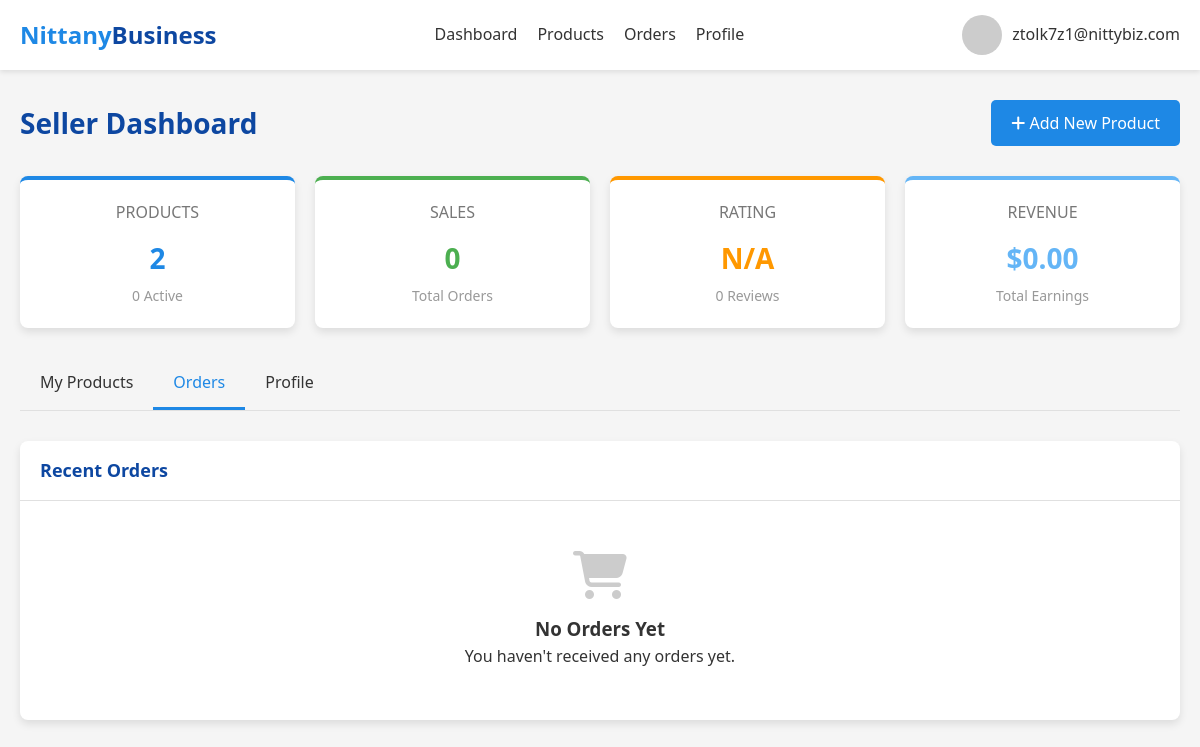
/seller_dashboard?tab=orders (signed in), run on an earlier commit of the app's database.
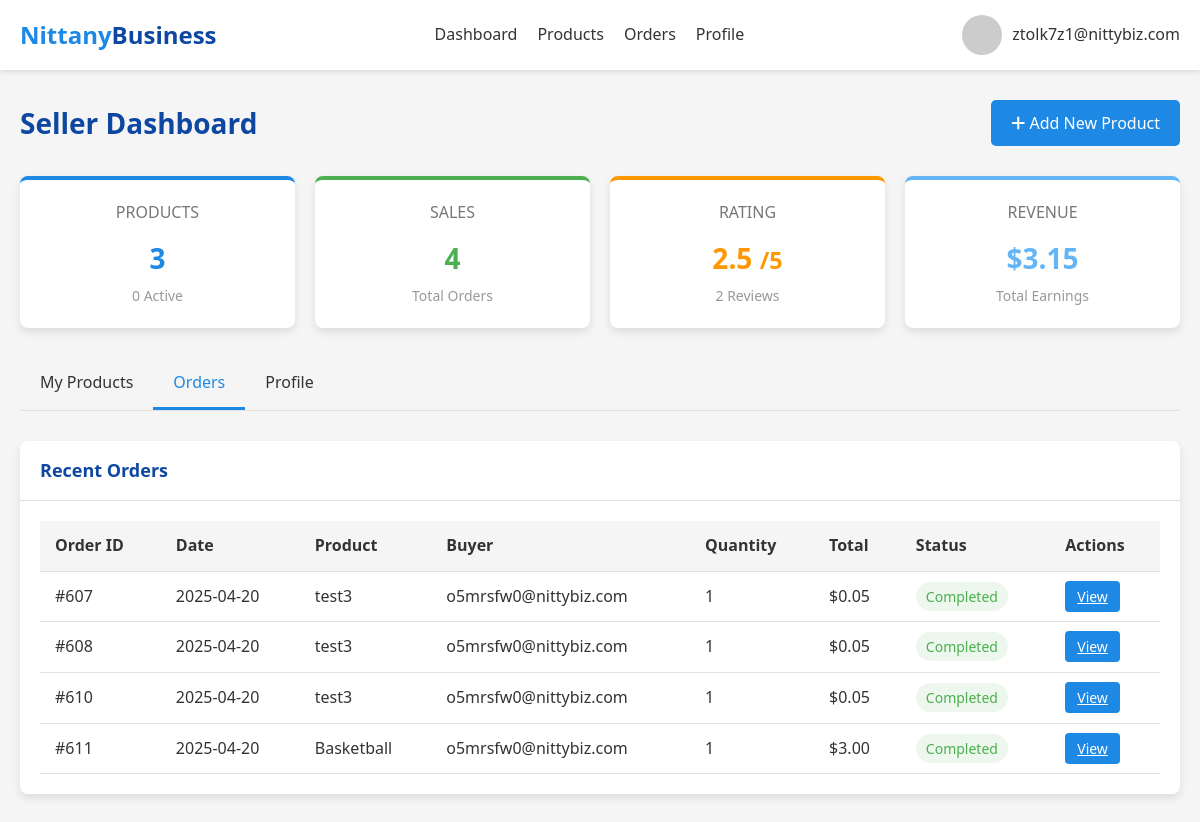
And on a later commit of the database.
### tables this page shows
CREATE TABLE Orders (
    order_id INTEGER PRIMARY KEY,
    seller_email TEXT NOT NULL,
    listing_id INTEGER NOT NULL,
    buyer_email TEXT NOT NULL,
    date TEXT NOT NULL,
    quantity INTEGER NOT NULL,
    payment REAL NOT NULL,
    FOREIGN KEY (seller_email, listing_id) REFERENCES Product_Listings(seller_email, listing_id),
    FOREIGN KEY (buyer_email) REFERENCES Buyer(email)
);

CREATE TABLE Product_Listings (
    seller_email TEXT,
    listing_id INTEGER,
    category TEXT NOT NULL,
    product_title TEXT NOT NULL,
    product_name TEXT NOT NULL,
    product_description TEXT,
    quantity INTEGER NOT NULL,
    product_price REAL NOT NULL,
    status TEXT NOT NULL,
    PRIMARY KEY (seller_email, listing_id),
    FOREIGN KEY (seller_email) REFERENCES Sellers(email),
    FOREIGN KEY (category) REFERENCES Categories(category_name)
);

### app.py (the view)
@app.route('/seller_dashboard')
def seller_dashboard():
    if 'user_email' not in session:
        return redirect(url_for('login'))
    if session['user_type'] != 'seller':
        return redirect(url_for('dashboard'))
    conn = get_db_connection()
    seller = conn.execute(
        'SELECT * FROM Sellers WHERE email = ?',
        (session['user_email'],)
    ).fetchone()
    address = None
    if seller and seller['business_address_id']:
        address = conn.execute(
            '''SELECT a.*, z.city, z.state
               FROM Address a
               JOIN Zipcode_Info z ON a.zipcode = z.zipcode
               WHERE a.address_id = ?''',
            (seller['business_address_id'],)
        ).fetchone()
    products = conn.execute(
        '''SELECT * FROM Product_Listings
           WHERE Seller_Email = ?
           ORDER BY Listing_ID DESC''',
        (session['user_email'],)
    ).fetchall()
    product_count = len(products)
    active_product_count = sum(1 for p in products if p['Status'] == 1)
    orders = conn.execute(
        '''SELECT o.*, pl.Product_Title, pl.Product_Description, pl.Product_Price, b.email as buyer_email
           FROM Orders o
           JOIN Product_Listings pl ON o.Listing_ID = pl.Listing_ID
           JOIN Buyer b ON o.Buyer_Email = b.email
           WHERE o.Seller_Email = ?
           ORDER BY o.Date DESC''',
        (session['user_email'],)
    ).fetchall()
    order_count = len(orders)
    total_revenue = sum(float(o['Product_Price']) * int(o['Quantity']) for o in orders)
    avg_rating_result = conn.execute(
        '''SELECT AVG(r.Rating) as avg_rating, COUNT(r.Rating) as review_count
           FROM Reviews r
           JOIN Orders o ON r.Order_ID = o.Order_ID
           WHERE o.Seller_Email = ?''',
        (session['user_email'],)
    ).fetchone()
    avg_rating = avg_rating_result['avg_rating'] if avg_rating_result and avg_rating_result['avg_rating'] is not None else None
    review_count = avg_rating_result['review_count'] if avg_rating_result else 0
    categories = conn.execute(
        'SELECT category_name FROM Categories ORDER BY category_name'
    ).fetchall()
    conn.close()
    active_tab = request.args.get('tab', 'products')
    return render_template(
        'seller_dashboard.html',
        user_email=session['user_email'],
        user_type=session['user_type'],
        seller=seller,
        address=address,
        products=products,
        orders=orders,
        categories=categories,
        product_count=product_count,
        active_product_count=active_product_count,
        order_count=order_count,
        total_revenue=total_revenue,
        avg_rating=avg_rating,
        review_count=review_count,
        active_tab=active_tab
    )

### app.py (called while the page is built)
def get_db_connection():
    conn = sqlite3.connect(app.config['DATABASE'])
    conn.row_factory = sqlite3.Row
    return conn

### templates/seller_dashboard.html (shortened to what the changed rows need)
<!DOCTYPE html>
<html lang="en">
<head>
    <link rel="stylesheet" href="https://cdnjs.cloudflare.com/ajax/libs/font-awesome/6.4.0/css/all.min.css">
</head>
<body>
    <main>
        <div class="container">
            <div class="dashboard-header">
                <h1>Seller Dashboard</h1>
            </div>
            <div class="summary-grid">
                <div class="summary-card products">
                    <div class="title">PRODUCTS</div>
                    <div class="value">{{ product_count }}</div>
                    <div class="subtitle">{{ active_product_count }} Active</div>
                </div>
                <div class="summary-card sales">
                    <div class="title">SALES</div>
                    <div class="value">{{ order_count }}</div>
                    <div class="subtitle">Total Orders</div>
                </div>
                <div class="summary-card rating">
                    <div class="title">RATING</div>
                    <div class="value">
                        {{ "%.1f"|format(avg_rating) if avg_rating else "N/A" }}
                        {% if avg_rating %}
                        <small>/5</small>
                        {% endif %}
                    </div>
                    <div class="subtitle">{{ review_count }} Reviews</div>
                </div>
                <div class="summary-card revenue">
                    <div class="title">REVENUE</div>
                    <div class="value">${{ "%.2f"|format(total_revenue) }}</div>
                    <div class="subtitle">Total Earnings</div>
                </div>
            </div>
            <div class="tab-content {% if active_tab == 'orders' %}active{% endif %}" id="orders-content">
                <div class="card">
                    <div class="card-header">
                        <h2>Recent Orders</h2>
                    </div>
                    <div class="card-body">
                        {% if orders %}
                        <table class="order-table">
                            <thead>
                                <tr>
                                    <th>Order ID</th>
                                    <th>Date</th>
                                    <th>Product</th>
                                    <th>Buyer</th>
                                    <th>Quantity</th>
                                    <th>Total</th>
                                    <th>Status</th>
                                    <th>Actions</th>
                                </tr>
                            </thead>
                            <tbody>
                                {% for order in orders %}
                                <tr>
                                    <td>#{{ order.Order_ID }}</td>
                                    <td>{{ order.Date }}</td>
                                    <td>{{ order.Product_Title }}</td>
                                    <td>{{ order.buyer_email }}</td>
                                    <td>{{ order.Quantity }}</td>
                                    <td>${{ "%.2f"|format(order.Product_Price * order.Quantity) }}</td>
                                    <td>
                                        {% if order.Payment > 0 %}
                                        <span class="order-status status-completed">Completed</span>
                                        {% else %}
                                        <span class="order-status status-pending">Pending</span>
                                        {% endif %}
                                    </td>
                                    <td>
                                        <a href="/order/{{ order.Order_ID }}" class="action-btn view-btn">View</a>
                                    </td>
                                </tr>
                                {% endfor %}
                            </tbody>
                        </table>
                        {% else %}
                        <div style="text-align: center; padding: 30px;">
                            <i class="fas fa-shopping-cart"
                                style="font-size: 48px; color: #ccc; margin-bottom: 15px;"></i>
                            <h3>No Orders Yet</h3>
                            <p>You haven't received any orders yet.</p>
                        </div>
                        {% endif %}
                    </div>
                </div>
            </div>
        </div>
    </main>
</body>
</html>

What changed in the data, as far as the page shows it:
added Orders: Order_ID "607", Date "2025-04-20", Product_Title "test3", buyer_email "o5mrsfw0@nittybiz.com", Quantity "1", payment "Completed"
added Product_Listings: order.Product_Price*order.Quantity "0.05"
added Orders: Order_ID "608", Date "2025-04-20", Product_Title "test3", buyer_email "o5mrsfw0@nittybiz.com", Quantity "1", payment "Completed"
added Orders: Order_ID "610", Date "2025-04-20", Product_Title "test3", buyer_email "o5mrsfw0@nittybiz.com", Quantity "1", payment "Completed"
added Orders: Order_ID "611", Date "2025-04-20", Product_Title "Basketball", buyer_email "o5mrsfw0@nittybiz.com", Quantity "1", payment "Completed"
now on this page (row edited): Product_Listings: order.Product_Price*order.Quantity "3.00"
Also different on the page:
{{ product_count }}: "2" → "3"
{{ order_count }}: "0" → "4"
{{ "%.1f"|format(avg_rating) if avg_rating else "N/A" }}: "N/A" → "2.5"
{{ review_count }}: "0" → "2"
{{ "%.2f"|format(total_revenue) }}: "0.00" → "3.15"
text no longer shown: "No Orders Yet You haven't received any orders yet."
text now shown: "/5 Order ID Date Product Buyer Quantity Total Status Actions"
